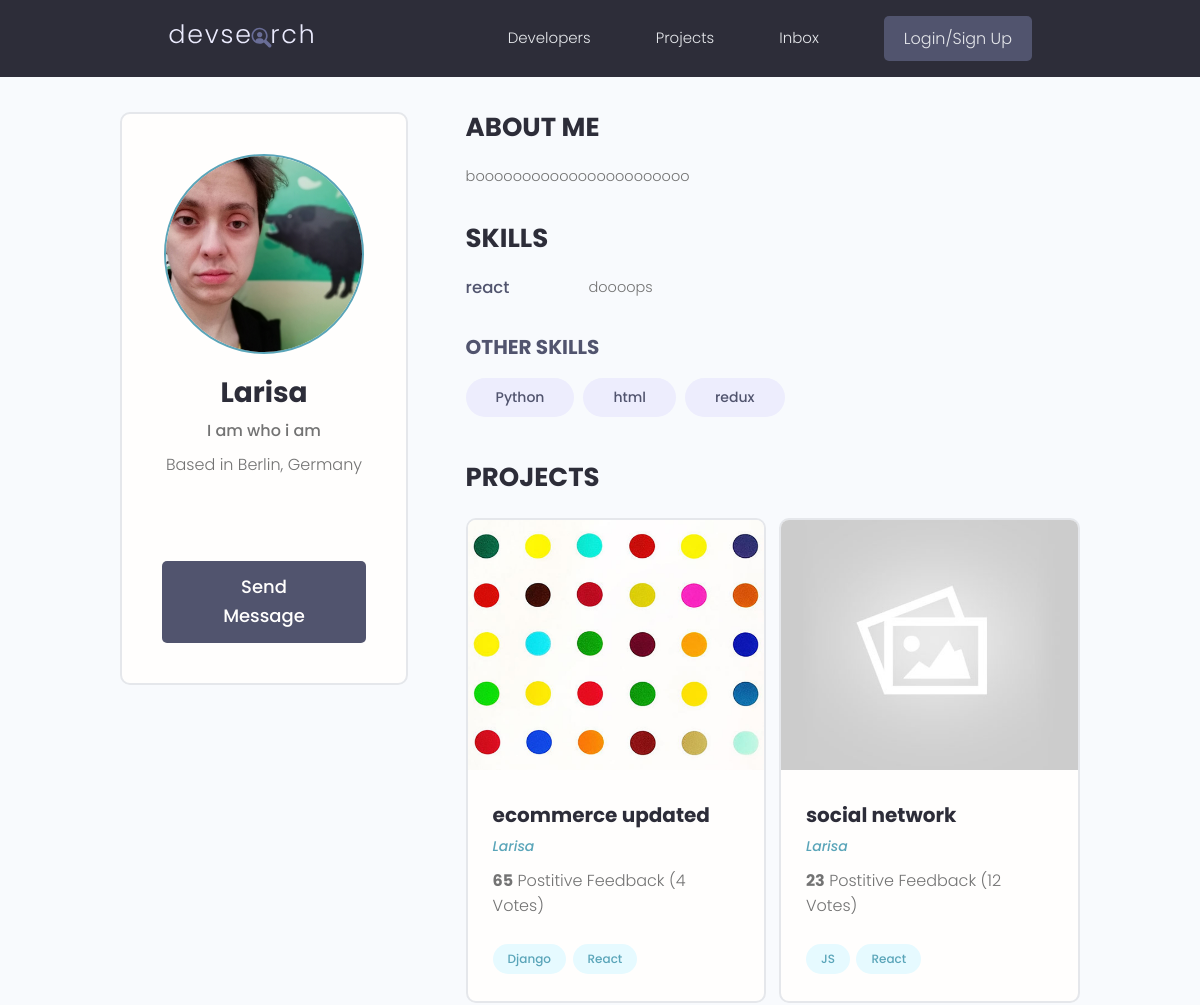
Before: /profile/987b0973-25ca-4938-9326-bf7763675b2f (upper part) with the older database file.
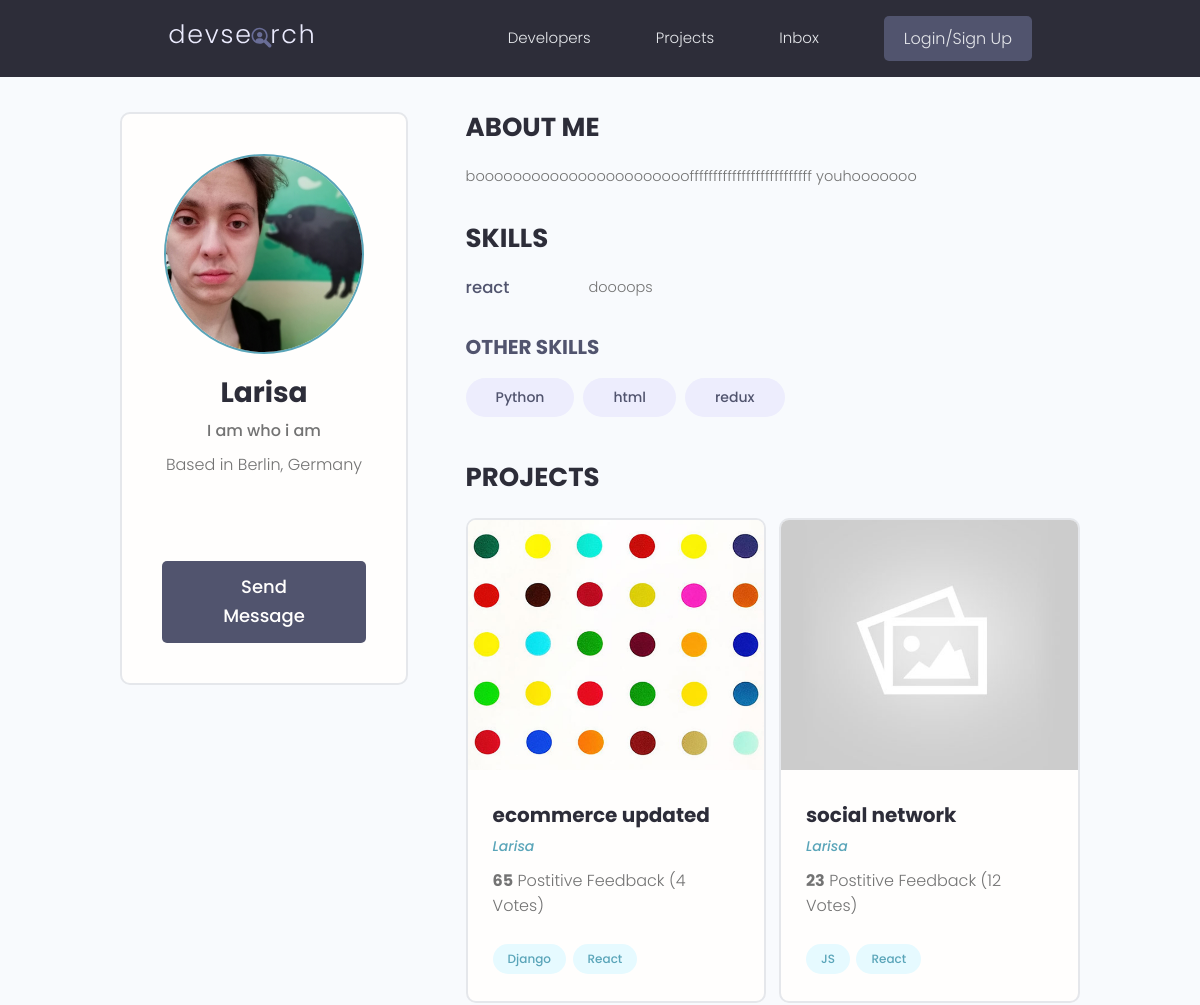
After: the same page with the newer database file.
### users/models.py (models this page shows, shortened)
class Profile(models.Model):
    user = models.OneToOneField(User, on_delete=models.CASCADE, null=True, blank=True)
    name = models.CharField(max_length=200, blank=True, null=True)
    email = models.EmailField(max_length=500, blank=True, null=True)
    username = models.CharField(max_length=200, blank=True, null=True)
    location = models.CharField(max_length=200, blank=True, null=True)
    short_info = models.CharField(max_length=200, blank=True, null=True)
    bio = models.TextField(blank=True, null=True)
    profile_image = models.ImageField(null=True, blank=True, upload_to='profiles/', default='profiles/user-default.jpg')
    social_github = models.CharField(max_length=200, blank=True, null=True)
    social_twitter = models.CharField(max_length=200, blank=True, null=True)
    social_linkedin = models.CharField(max_length=200, blank=True, null=True)
    social_youtube = models.CharField(max_length=200, blank=True, null=True)
    social_website = models.CharField(max_length=200, blank=True, null=True)
    created = models.DateTimeField(auto_now_add=True)
    id = models.UUIDField(default=uuid.uuid4, unique=True, primary_key=True, editable=False)

### users/views.py (the view)
# urls.py: path('profile/<str:pk>', views.userProfile, name="user-profile" ),
def userProfile(request, pk):
    profile = Profile.objects.get(id=pk)
    topSkills = profile.skill_set.exclude(description__exact="")
    otherSkills = profile.skill_set.filter(description="")
    context = {'profile': profile, 'topSkills': topSkills, 'otherSkills': otherSkills}
    return render(request, 'users/user-profile.html', context)

### projects/models.py (called while the page is built)
    def __str__(self):
        return self.name

### users/models.py (called while the page is built)
    def __str__(self):
        return str(self.name)

### users/templates/users/user-profile.html (shortened to what this page needs)
{% extends 'main.html' %}
{% block content %}
  <main class="profile my-md">
    <div class="container">
      <div class="layout">
        <div class="column column--1of3">
          <div class="card text-center">
            <div class="card__body dev">
              <img class="avatar avatar--xl" src="{{ profile.profile_image.url}}" />
              <h2 class="dev__name">{{profile.name}}</h2>
              <p class="dev__title">{{profile.short_info}}</p>
              <p class="dev__location">Based in {{profile.location}}</p>
              <ul class="dev__social">
              </ul>
              <a href="#" class="btn btn--sub btn--lg">Send Message </a>
            </div>
          </div>
        </div>
        <div class="column column--2of3">
          <div class="devInfo">
            <h3 class="devInfo__title">About Me</h3>
            <p class="devInfo__about">
              {{profile.bio}}
            </p>
          </div>
          <div class="devInfo">
            <h3 class="devInfo__title">Skills</h3>
            <div class="devInfo__skills">
                {% for skill in topSkills %}
                <div class="devSkill">
                    <h4 class="devSkill__title">{{skill.name}}</h4>
                    <p class="devSkill__info">
                    {{skill.description}}
                    </p>
                </div>
                {% endfor %}
              <h3 class="devInfo__subtitle">Other Skills</h3>
              <div class="devInfo__otherSkills">
                {% for skill in otherSkills%}
                <span class="tag tag--pill tag--sub tag--lg">
                  <small>{{skill}}</small>
                </span>
                {% endfor %}
              </div>
            </div>
          </div>
          <div class="devInfo">
            <h3 class="devInfo__title">Projects</h3>
            <div class="grid grid--two">
            {% for project in profile.project_set.all %}
              <div class="column">
                <div class="card project">
                  <a href="{% url 'project' project.id %}" class="project">
                    <img class="project__thumbnail" src="{{project.featured_image.url}}" alt="project thumbnail" />
                    <div class="card__body">
                      <h3 class="project__title">{{project.title}}</h3>
                      <p><a class="project__author" href="{% url 'user-profile' project.owner.id %}">{{project.owner.name}}</a></p>
                      <p class="project--rating">
                        <span style="font-weight: bold;">{{project.vote_ratio}}</span> Postitive
                        Feedback ({{project.vote_total}} Vote{{project.vote_total|pluralize:"s"}})
                      </p>
                      <div class="project__tags">
                        {% for tag in project.tags.all %}
                        <span class="tag tag--pill tag--main">
                            <small>{{ tag }}</small>
                        </span>
                        {% endfor %}
                      </div>
                    </div>
                  </a>
                </div>
              </div>
              {% endfor %}
            </div>
          </div>
        </div>
      </div>
    </div>
  </main>
{% endblock content %}

Changed rows visible on the page:
changed Profile "Larisa": bio "booooooooooooooooooooooo" → "boooooooooooooooooooooooffffffffffffffffffffffffff youhooooooo"
